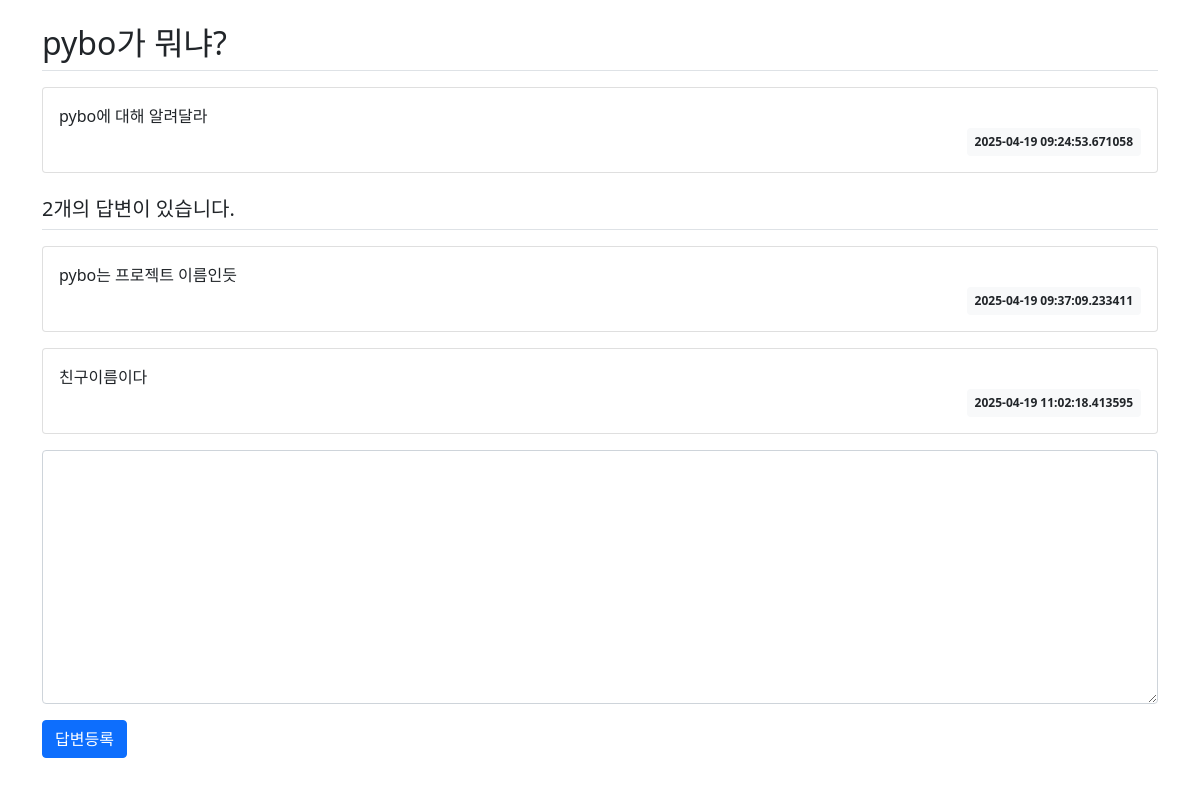
The app's page /question/detail/1/ with its own data.
### pybo/models.py (models this page shows)
class Question(db.Model):
    id = db.Column(db.Integer, primary_key=True)
    subject = db.Column(db.String(200), nullable=False)
    content = db.Column(db.Text(), nullable=False)
    create_date = db.Column(db.DateTime(), nullable=False)

class Answer(db.Model):
    id = db.Column(db.Integer, primary_key=True)
    question_id = db.Column(db.Integer, db.ForeignKey('question.id', ondelete='CASCADE'))
    question = db.relationship('Question', backref=db.backref('answer_set'))
    content = db.Column(db.Text(), nullable=False)
    create_date = db.Column(db.DateTime(), nullable=False)

### pybo/views/question_views.py (the view)
@bp.route('/detail/<int:question_id>/')
def detail(question_id):
    form = AnswerForm()
    question = Question.query.get_or_404(question_id)
    return render_template('question/question_detail.html', question=question, form=form)

### pybo/forms.py
class AnswerForm(FlaskForm):
    content = TextAreaField('내용', validators=[DataRequired('내용은 필수입력 항목입니다.')])

### pybo/templates/question/question_detail.html (shortened to what this page needs)
{% extends 'base.html' %}
{% block content %}
<div class="container my-3">
    <h2 class="border-bottom py-2">{{ question.subject }}</h2>
    <div class="card my-3">
        <div class="card-body">
            <div class="card-text" style="white-space: pre-line;">{{ question.content }}</div>
            <div class="d-flex justify-content-end">
                <div class="badge bg-light text-dark p-2">
                    {{ question.create_date }}
                </div>
            </div>
        </div>
    </div>
    <h5 class="border-bottom my-3 py-2">{{ question.answer_set|length }}개의 답변이 있습니다.</h5>
    {% for answer in question.answer_set %}
    <div class="card my-3">
        <div class="card-body">
            <div class="card-text" style="white-space: pre-line;">{{ answer.content }}</div>
            <div class="d-flex justify-content-end">
                <div class="badge bg-light text-dark p-2">
                    {{ answer.create_date }}
                </div>
            </div>
        </div>
    </div>
    {% endfor %}
    <form action="{{ url_for('answer.create', question_id=question.id) }}" method="post" class="my-3">
        <div class="mb-3">
            <textarea name="content" id="content" class="form-control" rows="10"></textarea>
        </div>
        <input type="submit" value="답변등록" class="btn btn-primary">
    </form>
</div>
{% endblock %}

### records on screen
Question: subject "pybo가 뭐냐?", content "pybo에 대해 알려달라", create_date "2025-04-19 09:24:53.671058"
Answer: content "pybo는 프로젝트 이름인듯", create_date "2025-04-19 09:37:09.233411"
Answer: content "친구이름이다", create_date "2025-04-19 11:02:18.413595"

### other values on screen
{{ question.answer_set|length }} "2"
